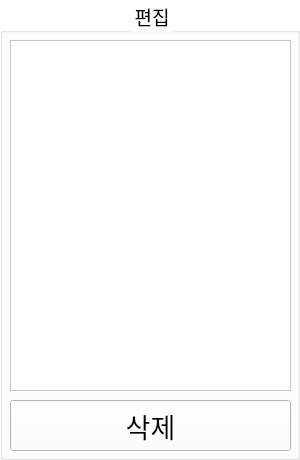
   <widget class="QGroupBox" name="gb_edit">
    <property name="geometry">
     <rect>
      <x>180</x>
      <y>20</y>
      <width>300</width>
      <height>460</height>
     </rect>
    </property>
    <property name="sizePolicy">
     <sizepolicy hsizetype="Fixed" vsizetype="Fixed">
      <horstretch>0</horstretch>
      <verstretch>0</verstretch>
     </sizepolicy>
    </property>
    <property name="font">
     <font>
      <family>HY헤드라인M</family>
      <pointsize>14</pointsize>
     </font>
    </property>
    <property name="styleSheet">
     <string notr="true">background-color: rgb(255, 255, 255);</string>
    </property>
    <property name="title">
     <string>편집</string>
    </property>
    <property name="alignment">
     <set>Qt::AlignCenter</set>
    </property>
    <widget class="QPushButton" name="btn_x4">
     <property name="geometry">
      <rect>
       <x>270</x>
       <y>10</y>
       <width>31</width>
       <height>21</height>
      </rect>
     </property>
     <property name="text">
      <string/>
     </property>
     <property name="icon">
      <iconset>
       <normaloff>../exit2.png</normaloff>../exit2.png</iconset>
     </property>
     <property name="iconSize">
      <size>
       <width>20</width>
       <height>20</height>
      </size>
     </property>
     <property name="autoDefault">
      <bool>false</bool>
     </property>
     <property name="default">
      <bool>false</bool>
     </property>
     <property name="flat">
      <bool>true</bool>
     </property>
    </widget>
    <widget class="QListWidget" name="listWidget">
     <property name="geometry">
      <rect>
       <x>10</x>
       <y>40</y>
       <width>281</width>
       <height>351</height>
      </rect>
     </property>
     <property name="font">
      <font>
       <family>HY견고딕</family>
       <pointsize>18</pointsize>
      </font>
     </property>
    </widget>
    <widget class="QPushButton" name="btn_del">
     <property name="geometry">
      <rect>
       <x>10</x>
       <y>400</y>
       <width>281</width>
       <height>51</height>
      </rect>
     </property>
     <property name="font">
      <font>
       <family>HY견고딕</family>
       <pointsize>20</pointsize>
      </font>
     </property>
     <property name="text">
      <string>삭제</string>
     </property>
    </widget>
   </widget>
